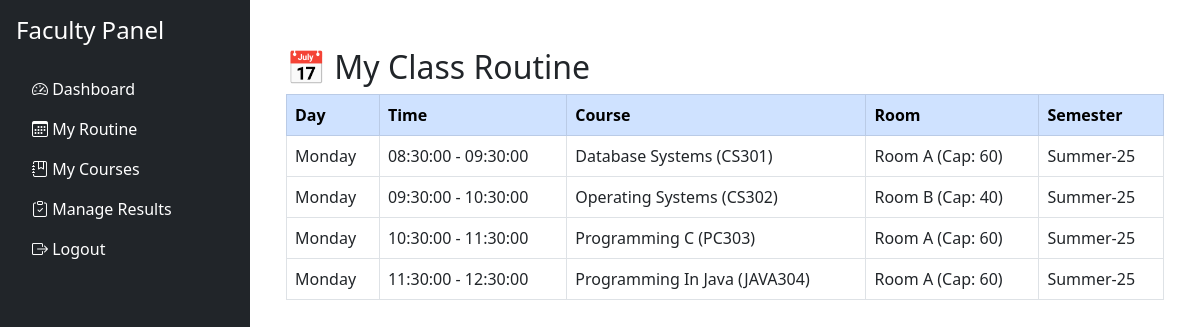
Page /faculty/faculty_routine.php (signed in) on the committed database.
### tables this page shows
CREATE TABLE `courses` (
  `course_id` int(11) NOT NULL,
  `course_name` varchar(150) NOT NULL,
  `course_code` varchar(50) NOT NULL,
  `department` varchar(100) DEFAULT NULL,
  `faculty_id` int(11) DEFAULT NULL,
  `semester` varchar(50) DEFAULT NULL,
  `created_at` timestamp NOT NULL DEFAULT current_timestamp()
);

CREATE TABLE `timeslots` (
  `id` int(11) NOT NULL,
  `day_of_week` enum('Monday','Tuesday','Wednesday','Thursday','Friday','Saturday','Sunday') NOT NULL,
  `start_time` time NOT NULL,
  `end_time` time NOT NULL
);

CREATE TABLE `rooms` (
  `id` int(11) NOT NULL,
  `room_name` varchar(100) NOT NULL,
  `capacity` int(11) NOT NULL,
  `location` varchar(255) DEFAULT NULL
);

CREATE TABLE `semesters` (
  `semester_id` int(11) NOT NULL,
  `name` varchar(100) NOT NULL,
  `start_date` date DEFAULT NULL,
  `end_date` date DEFAULT NULL,
  `fee` decimal(10,2) DEFAULT 0.00,
  `created_at` timestamp NOT NULL DEFAULT current_timestamp(),
  `semester_name` varchar(100) DEFAULT NULL
);

### faculty/faculty_routine.php (the view, shortened to what this page needs)
<?php
require_once __DIR__ . "/../app/config/db.php";
$faculty_id = $_SESSION['faculty_id'];
$stmt = $DB_con->prepare("
    SELECT c.course_name, c.course_code,
           t.day_of_week, t.start_time, t.end_time,
           r.room_name, r.capacity,
           se.name AS semester_name
    FROM schedule sc
    JOIN course_offerings co ON sc.offering_id = co.id
    JOIN courses c ON co.course_id = c.course_id
    JOIN semesters se ON co.semester_id = se.semester_id
    JOIN timeslots t ON sc.timeslot_id = t.id
    JOIN rooms r ON sc.room_id = r.id
    WHERE co.faculty_id = :fid
    ORDER BY t.day_of_week, t.start_time
");
$stmt->execute([':fid' => $faculty_id]);
$schedules = $stmt->fetchAll(PDO::FETCH_ASSOC);
include 'faculty_header.php';
?>
<div class="container mt-4">
    <h2>📅 My Class Routine</h2>
    <?php if (empty($schedules)): ?>
        <div class="alert alert-info">No classes assigned yet.</div>
    <?php else: ?>
        <table class="table table-bordered">
            <thead class="table-primary">
                <tr>
                    <th>Day</th>
                    <th>Time</th>
                    <th>Course</th>
                    <th>Room</th>
                    <th>Semester</th>
                </tr>
            </thead>
            <tbody>
                <?php foreach ($schedules as $s): ?>
                    <tr>
                        <td><?= htmlspecialchars($s['day_of_week']); ?></td>
                        <td><?= htmlspecialchars($s['start_time'] . " - " . $s['end_time']); ?></td>
                        <td><?= htmlspecialchars($s['course_name']); ?> (<?= $s['course_code']; ?>)</td>
                        <td><?= htmlspecialchars($s['room_name']); ?> (Cap: <?= $s['capacity']; ?>)</td>
                        <td><?= htmlspecialchars($s['semester_name']); ?></td>
                    </tr>
                <?php endforeach; ?>
            </tbody>
        </table>
    <?php endif; ?>
</div>
<?php include 'faculty_footer.php'; ?>

### rows in the picture
courses: timeslots.day_of_week "Monday", timeslots.start_time+end_time "08:30:00 - 09:30:00", course_name "Database Systems", course_code "CS301", rooms.room_name "Room A", rooms.capacity "60", semesters.name "Summer-25"
courses: timeslots.day_of_week "Monday", timeslots.start_time+end_time "09:30:00 - 10:30:00", course_name "Operating Systems", course_code "CS302", rooms.room_name "Room B", rooms.capacity "40", semesters.name "Summer-25"
courses: timeslots.day_of_week "Monday", timeslots.start_time+end_time "10:30:00 - 11:30:00", course_name "Programming C", course_code "PC303", rooms.room_name "Room A", rooms.capacity "60", semesters.name "Summer-25"
courses: timeslots.day_of_week "Monday", timeslots.start_time+end_time "11:30:00 - 12:30:00", course_name "Programming In Java", course_code "JAVA304", rooms.room_name "Room A", rooms.capacity "60", semesters.name "Summer-25"
